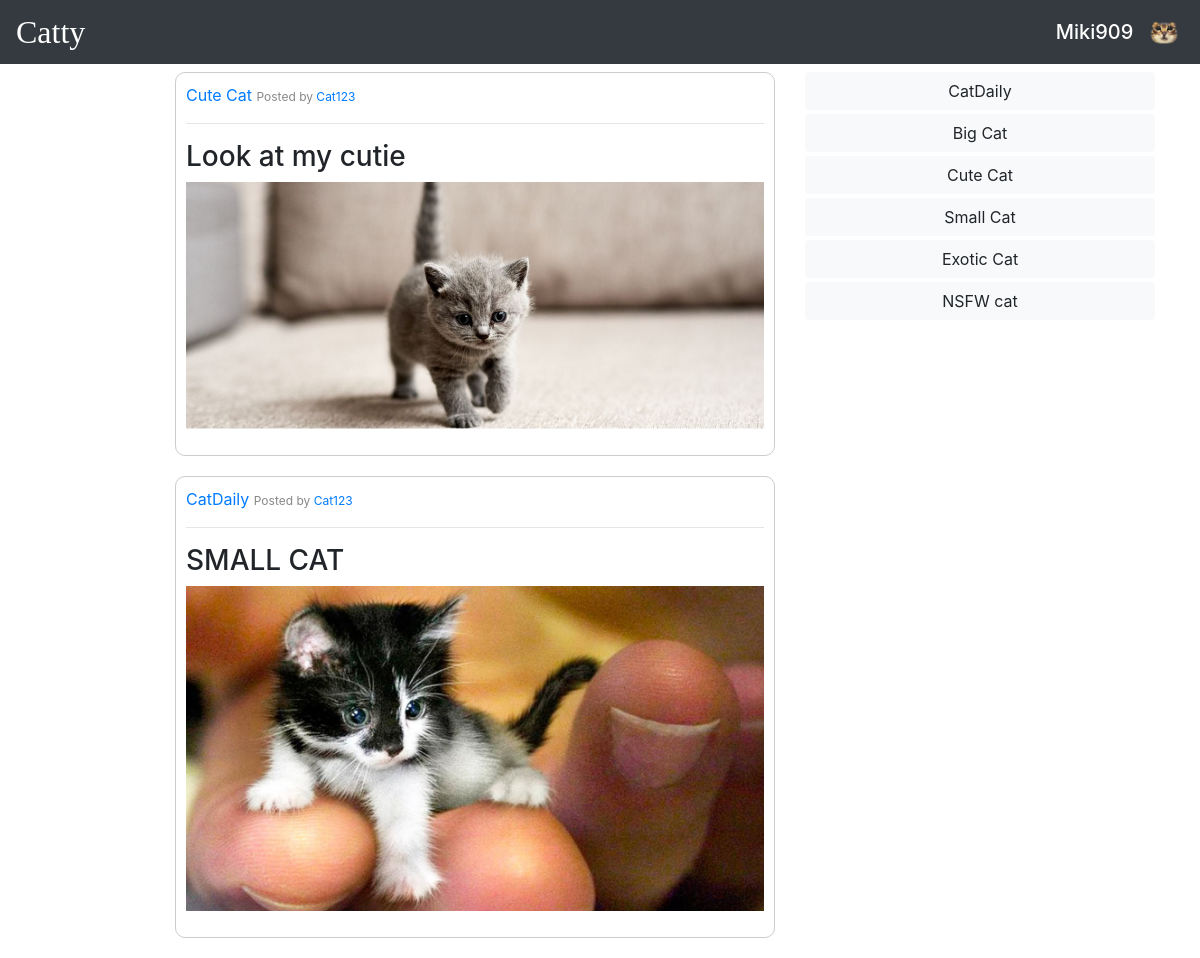
Page /index.php/threads/index?user_id=35 (signed in) on the committed database.
### tables this page shows
CREATE TABLE `posts` (
  `id` bigint(20) UNSIGNED NOT NULL,
  `title` varchar(50) NOT NULL,
  `text` text DEFAULT NULL,
  `photo_url` text DEFAULT NULL,
  `user_id` bigint(20) UNSIGNED NOT NULL,
  `thread_id` bigint(20) UNSIGNED NOT NULL
);

CREATE TABLE `threads` (
  `id` bigint(20) UNSIGNED NOT NULL,
  `title` varchar(20) NOT NULL,
  `description` text NOT NULL
);

CREATE TABLE `users` (
  `id` bigint(20) UNSIGNED NOT NULL,
  `catname` varchar(30) NOT NULL,
  `password` varchar(255) NOT NULL,
  `salt` varchar(64) NOT NULL,
  `catavatar` text DEFAULT NULL,
  `email` varchar(30) NOT NULL,
  `admin` tinyint(1) NOT NULL
);

### controller/ThreadController.php (called while the page is built, shortened)
<?php
require_once("model/PostDB.php");
require_once("model/ThreadDB.php");
class ThreadController {
    public static function index() {
        $threads = ThreadDB::getAllThreads();
        $threadActive = isset($_GET["thread_id"]) ? $_GET["thread_id"] : null;
        $userId = isset($_GET["user_id"]) ? $_GET["user_id"] : null;
        if (isset($userId)) {
            $posts = PostDB::getAllForUser($userId);
        } else {
            $posts = ($threadActive) ? PostDB::getAllForThread($threadActive) : PostDB::getAll();
        }
        $notice = (empty($posts)) ? "No posts that's just CATastrofic. Create a CAT post right now." : "";
        ViewHelper::render("view/threads/index.php", [
            'posts' => $posts,
            'threads' => $threads,
            'threadActive' => $threadActive,
            'notice' => $notice,
        ]);
    }
}

### model/PostDB.php (called while the page is built, shortened)
<?php
class PostDB {
    public static function getAllForUser($userId) {
        $db = DBInit::getInstance();
        $query = "SELECT p.id, p.title, p.text, p.photo_url, u.catname, t.title AS thread_title, t.id AS tid, u.id AS uid
            FROM posts p
            JOIN users u ON p.user_id = u.id
            JOIN threads t ON p.thread_id = t.id
            WHERE p.user_id = :user_id
            ORDER BY p.id DESC";
        $statement = $db->prepare($query);
        $statement->bindParam(":user_id", $userId);
        $statement->execute();
        $posts = $statement->fetchAll();
        return $posts;
    }
}

### model/ThreadDB.php (called while the page is built, shortened)
<?php
class ThreadDB {
    public static function getAllThreads() {
        $db = DBInit::getInstance();
        $statement = $db->prepare("SELECT * FROM threads");
        $statement->execute();
        $threads = $statement->fetchAll(PDO::FETCH_ASSOC);
        return $threads;
    }
}

### view/threads/_thread_list.php (the view)
<?php foreach ($threads as $thread) : ?>
    <div class="thread">
        <?php
            $threadClass = ($threadActive == $thread['id']) ? 'btn btn-warning btn-block mb-1' : 'btn btn-light btn-block mb-1';
        ?>
        <a href="<?= BASE_URL . 'threads/index?thread_id=' . $thread['id'] ?>" class="<?= $threadClass ?>"><?php echo $thread['title']; ?></a>
    </div>
<?php endforeach; ?>

### view/threads/index.php (shortened to what this page needs)
<!DOCTYPE html>
<html>
<?php
    include 'view/application/head.php';
?>
<body>
    <?php
        include 'view/application/navbar.php';
    ?>
    <div class="container">
        <div class="row">
            <div class="col-12 col-lg-8 d-flex justify-content-center justify-content-lg-end">
                <div class="posts-container">
                    <?php
                    foreach ($posts as $post) :
                        include 'view/posts/_post.php';
                    endforeach; ?>
                </div>
            </div>
            <div class="col-lg-4">
                <div class="right-column">
                    <?php
                        include 'view/threads/_thread_list.php';
                    ?>
                </div>
            </div>
        </div>
    </div>
</body>
</html>

### view/posts/_post.php (shortened to what this page needs)
<div class="post cursor-pointer" style="max-width: 600px;" onclick="redirectToPost(<?= $post["id"] ?>);">
    <div class="post-header">
        <div class="thread-info d-flex justify-content-space-between">
            <div>
                <a href="<?= BASE_URL . 'threads/index?thread_id=' . $post['tid'] ?>">
                <span class="thread-title custom-bold"><?= $post['thread_title'] ?></span>
            </a>
                <span class="posted-by user-text">Posted by
                    <a href="<?= BASE_URL . 'threads/index?user_id=' . $post['uid'] ?>">
                        <?= $post['catname'] ?>
                    </a>
                </span>
            </div>
        </div>
    </div>
    <hr>
    <div class="post-content">
        <h3 class="post-title"><?= $post['title'] ?></h3>
        <?php if (!empty($post['photo_url'])) : ?>
        <img src="<?= ASSETS_URL . htmlspecialchars($post['photo_url']) ?>" alt="Post Photo" class="post-photo w-100">
        <?php endif; ?>
    </div>
</div>

### assets/style.css (style rules this page uses)
.post { border: 1px solid #ccc; border-radius: 10px; padding: 10px; margin-bottom: 20px; width: 100%; }
.cursor-pointer { cursor: pointer; }
.user-text { font-size: 12px; color: #888; }
.justify-content-space-between { justify-content: space-between; }

### rows in the picture
posts: thread.title "Cute Cat", user.catname "Cat123", title "Look at my cutie", photo_url (picture)
posts: thread.title "CatDaily", user.catname "Cat123", title "SMALL CAT", photo_url (placeholder picture)
threads: title "CatDaily"
threads: title "Big Cat"
threads: title "Cute Cat"
threads: title "Small Cat"
threads: title "Exotic Cat"
threads: title "NSFW cat"

### other values in the picture
$_SESSION['user']['catname'] "Miki909"
